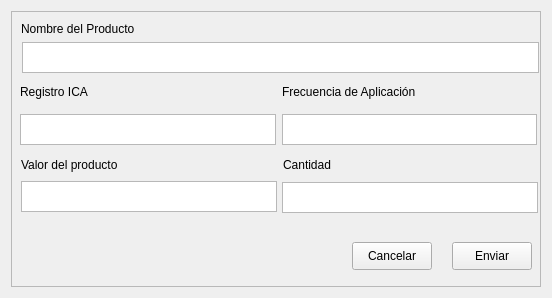
<?xml version="1.0" encoding="UTF-8"?>
<ui version="4.0">
 <class>Form</class>
 <widget class="QWidget" name="Form">
  <property name="geometry">
   <rect>
    <x>0</x>
    <y>0</y>
    <width>552</width>
    <height>298</height>
   </rect>
  </property>
  <property name="windowTitle">
   <string>Form</string>
  </property>
  <layout class="QHBoxLayout" name="horizontalLayout">
   <item>
    <widget class="QFrame" name="frame">
     <property name="frameShape">
      <enum>QFrame::StyledPanel</enum>
     </property>
     <property name="frameShadow">
      <enum>QFrame::Raised</enum>
     </property>
     <widget class="QPushButton" name="pushButton_enviar_2">
      <property name="geometry">
       <rect>
        <x>341</x>
        <y>231</y>
        <width>80</width>
        <height>28</height>
       </rect>
      </property>
      <property name="text">
       <string>Cancelar</string>
      </property>
     </widget>
     <widget class="QPushButton" name="pushButton_enviar">
      <property name="geometry">
       <rect>
        <x>441</x>
        <y>231</y>
        <width>80</width>
        <height>28</height>
       </rect>
      </property>
      <property name="text">
       <string>Enviar</string>
      </property>
     </widget>
     <widget class="QPlainTextEdit" name="plainTextEdit_frecuencia_aplicacion">
      <property name="geometry">
       <rect>
        <x>271</x>
        <y>103</y>
        <width>255</width>
        <height>31</height>
       </rect>
      </property>
      <property name="maximumBlockCount">
       <number>1</number>
      </property>
     </widget>
     <widget class="QLabel" name="label_3">
      <property name="geometry">
       <rect>
        <x>271</x>
        <y>71</y>
        <width>191</width>
        <height>20</height>
       </rect>
      </property>
      <property name="text">
       <string>Frecuencia de Aplicación</string>
      </property>
     </widget>
     <widget class="QLabel" name="label_5">
      <property name="geometry">
       <rect>
        <x>272</x>
        <y>144</y>
        <width>68</width>
        <height>20</height>
       </rect>
      </property>
      <property name="text">
       <string>Cantidad</string>
      </property>
     </widget>
     <widget class="QLabel" name="label">
      <property name="geometry">
       <rect>
        <x>9</x>
        <y>71</y>
        <width>94</width>
        <height>20</height>
       </rect>
      </property>
      <property name="text">
       <string>Registro ICA</string>
      </property>
     </widget>
     <widget class="QLabel" name="label_2">
      <property name="geometry">
       <rect>
        <x>10</x>
        <y>8</y>
        <width>171</width>
        <height>20</height>
       </rect>
      </property>
      <property name="text">
       <string>Nombre del Producto</string>
      </property>
     </widget>
     <widget class="QPlainTextEdit" name="plainTextEdit_cantidad">
      <property name="geometry">
       <rect>
        <x>271</x>
        <y>171</y>
        <width>256</width>
        <height>31</height>
       </rect>
      </property>
      <property name="maximumBlockCount">
       <number>1</number>
      </property>
     </widget>
     <widget class="QPlainTextEdit" name="plainTextEdit_registro_ica">
      <property name="geometry">
       <rect>
        <x>9</x>
        <y>103</y>
        <width>256</width>
        <height>31</height>
       </rect>
      </property>
      <property name="maximumBlockCount">
       <number>1</number>
      </property>
     </widget>
     <widget class="QPlainTextEdit" name="plainTextEdit_nombre">
      <property name="geometry">
       <rect>
        <x>11</x>
        <y>31</y>
        <width>517</width>
        <height>31</height>
       </rect>
      </property>
      <property name="maximumBlockCount">
       <number>1</number>
      </property>
     </widget>
     <widget class="QLabel" name="label_4">
      <property name="geometry">
       <rect>
        <x>10</x>
        <y>144</y>
        <width>139</width>
        <height>20</height>
       </rect>
      </property>
      <property name="text">
       <string>Valor del producto</string>
      </property>
     </widget>
     <widget class="QPlainTextEdit" name="plainTextEdit_valor_producto">
      <property name="geometry">
       <rect>
        <x>10</x>
        <y>170</y>
        <width>256</width>
        <height>31</height>
       </rect>
      </property>
      <property name="maximumBlockCount">
       <number>1</number>
      </property>
     </widget>
    </widget>
   </item>
  </layout>
 </widget>
 <resources/>
 <connections/>
</ui>
